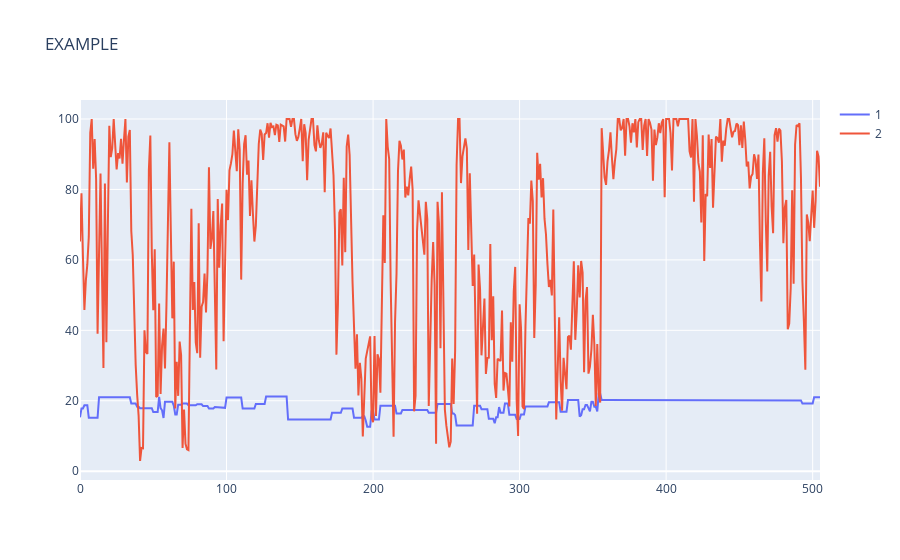

Source (notebook cell):
### Code cell
trace0 = go.Scatter(x=df.index, y=df["PTRATIO"], name="1")

trace1 = go.Scatter(
    x=df.index, y=df["AGE"], name="2"
)

# Define the data array
data = [trace0, trace1]

# Set the title
layout = {"title": "EXAMPLE"}

# Create a Figure and plot it
fig = go.Figure(data=data, layout=layout)
iplot(fig, show_link=False)

### Figure 1 — Plotly figure (JSON) as saved in the notebook; plotly's stock layout.template omitted (floating-point values rounded to 4 significant figures; data arrays with more than 128 entries replaced by an {"elided": "..."} marker saying what was removed)
{"data": [{"name": "1", "type": "scatter", "x": {"elided": "506 int values"}, "y": {"elided": "506 float values"}}, {"name": "2", "type": "scatter", "x": {"elided": "506 int values"}, "y": {"elided": "506 float values"}}], "layout": {"title": {"text": "EXAMPLE"}}}
